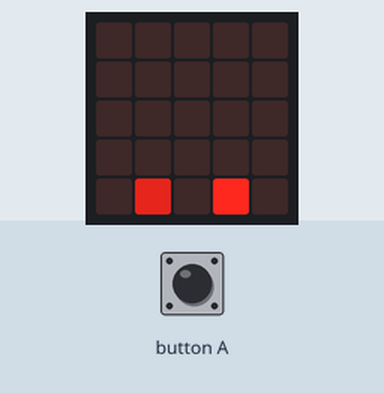
This program was run on a simulated BBC micro:bit (MakeCode). Parts: the board's 5×5 LED display. The inputs (shaded band) are chosen by the test bench. Dim RGB values are drawn brighter than linear; random numbers come from a fixed seed.

Above: at 3.1 s.
3.2 s: button A pressed for 3.2 s
At 4.9 s:
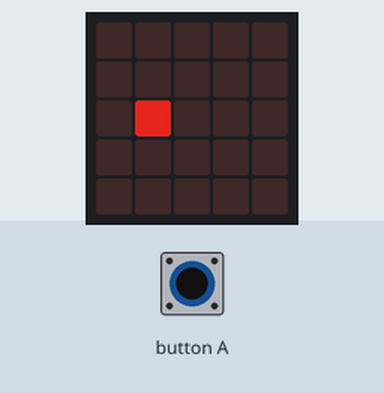
7.0 s: button A pressed for 0.15 s
At 7.4 s:
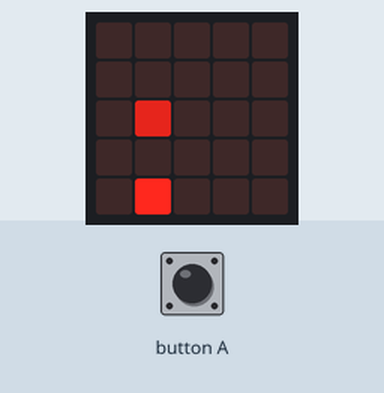
7.7 s: button A pressed for 3.2 s
At 10.13 s:
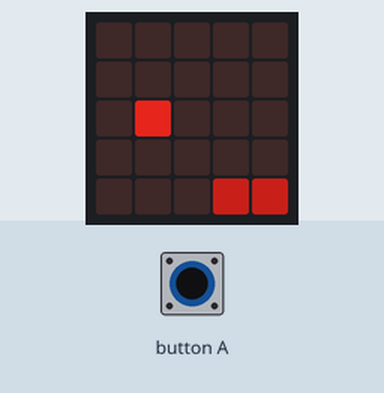
11.5 s: button A pressed for 1 s
At 11.96 s:
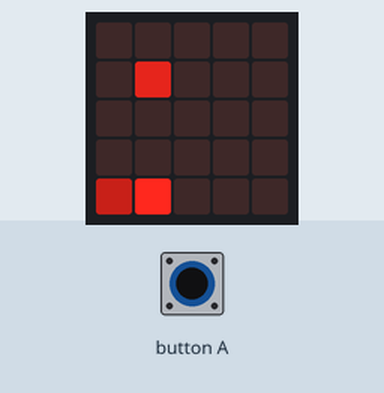
15.5 s: button A pressed for 1 s
At 16.42 s:
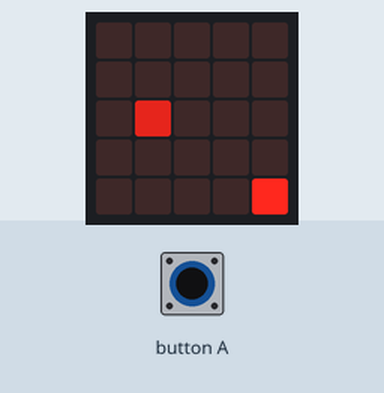
17.1 s: button A pressed for 0.15 s
At 17.58 s:
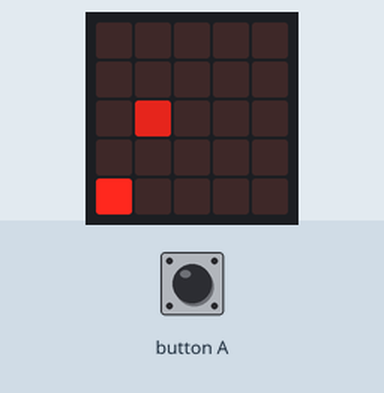

Measured:
- what the display in image 1 shows lasts 0.5 s, from 4.6 s to 5.1 s

The program:

main.ts
```typescript
function die () {
    music.playTone(262, music.beat(BeatFraction.Half))
}
function newJumpPad () {
    jumpPad = 1
    platform_4 = game.createSprite(4, 4)
    platform_4.set(LedSpriteProperty.Brightness, 180)
    platform_4.set(LedSpriteProperty.Blink, 100)
    basic.pause(tick)
    platform_4.set(LedSpriteProperty.Blink, 0)
    platform_4.set(LedSpriteProperty.Brightness, 255)
    platform_3 = game.createSprite(3, 4)
    platform_3.set(LedSpriteProperty.Blink, 100)
    platform_3.set(LedSpriteProperty.Brightness, 180)
    basic.pause(tick)
    platform_3.set(LedSpriteProperty.Blink, 0)
    platform_3.set(LedSpriteProperty.Brightness, 255)
    platform_2 = game.createSprite(2, 4)
    platform_2.set(LedSpriteProperty.Brightness, 180)
    platform_2.set(LedSpriteProperty.Blink, 100)
    basic.pause(tick)
    platform_2.set(LedSpriteProperty.Blink, 0)
    platform_2.set(LedSpriteProperty.Brightness, 255)
    platform_1 = game.createSprite(1, 4)
    platform_1.set(LedSpriteProperty.Brightness, 180)
    platform_1.set(LedSpriteProperty.Blink, 100)
    if (platform_1.isTouching(player)) {
        player.change(LedSpriteProperty.Y, -1)
        basic.pause(50)
        player.change(LedSpriteProperty.Y, -1)
        basic.pause(tick - 50)
    } else {
        basic.pause(tick)
    }
    platform_0 = game.createSprite(0, 4)
    platform_0.set(LedSpriteProperty.Brightness, 180)
    platform_0.set(LedSpriteProperty.Blink, 100)
    basic.pause(tick)
    platform_1.set(LedSpriteProperty.Blink, 0)
    platform_4.delete()
    platform_1.set(LedSpriteProperty.Brightness, 255)
    platform_1.set(LedSpriteProperty.Blink, 0)
    if (platform_1.isTouching(player)) {
        die()
    }
    basic.pause(tick)
    platform_3.delete()
    if (platform_1.isTouching(player)) {
        die()
    }
    basic.pause(tick)
    platform_2.delete()
    if (platform_1.isTouching(player)) {
        die()
    }
    basic.pause(tick)
    platform_1.delete()
    basic.pause(tick)
    player.change(LedSpriteProperty.Y, 1)
    basic.pause(30)
    player.change(LedSpriteProperty.Y, 1)
    platform_0.delete()
    jumpPad = 0
}
function newPlatform () {
    platform_4 = game.createSprite(4, 4)
    platform_4.set(LedSpriteProperty.Brightness, 100)
    basic.pause(tick)
    platform_3 = game.createSprite(3, 4)
    platform_3.set(LedSpriteProperty.Brightness, 100)
    basic.pause(tick)
    platform_2 = game.createSprite(2, 4)
    platform_2.set(LedSpriteProperty.Brightness, 100)
    basic.pause(tick)
    platform_1 = game.createSprite(1, 4)
    platform_1.set(LedSpriteProperty.Brightness, 100)
    if (platform_1.isTouching(player)) {
        die()
    }
    basic.pause(tick)
    platform_0 = game.createSprite(0, 4)
    platform_0.set(LedSpriteProperty.Brightness, 100)
    basic.pause(tick)
    platform_4.delete()
    basic.pause(tick)
    platform_3.delete()
    basic.pause(tick)
    platform_2.delete()
    basic.pause(tick)
    platform_1.delete()
    basic.pause(tick)
    platform_0.delete()
    if (player.get(LedSpriteProperty.Y) == 3) {
        player.change(LedSpriteProperty.Y, 1)
    }
}
function jump () {
    player.change(LedSpriteProperty.Y, -1)
    basic.pause(50)
    player.change(LedSpriteProperty.Y, -1)
    basic.pause(500)
    if (gameMode == "robot" && input.buttonIsPressed(Button.A)) {
        basic.pause(500)
    }
    player.change(LedSpriteProperty.Y, 1)
    for (let index = 0; index < 2; index++) {
        if (jumpPad == 1 || platform_1.isDeleted() || player.get(LedSpriteProperty.Y) <= 2) {
            basic.pause(50)
            player.change(LedSpriteProperty.Y, 1)
        }
    }
}
function spiderJump () {
    playerY = player.get(LedSpriteProperty.Y)
    if (spiderPosition == 0) {
        for (let index = 0; index < playerY; index++) {
            player.change(LedSpriteProperty.Y, -1)
            basic.pause(20)
        }
        spiderPosition = 1
    } else {
        for (let index = 0; index < 4 - playerY; index++) {
            player.change(LedSpriteProperty.Y, 1)
            basic.pause(20)
        }
        spiderPosition = 0
    }
    basic.pause(50)
}
function newSpike (num: number) {
    spike = game.createSprite(4, num)
    spike.set(LedSpriteProperty.Brightness, 255)
    basic.pause(tick)
    if (spike.isTouching(platform_4)) {
        spike.change(LedSpriteProperty.Y, -1)
    }
    for (let index = 0; index < 4; index++) {
        spike.change(LedSpriteProperty.X, -1)
        if (player.isTouching(spike)) {
            die()
        }
        basic.pause(tick)
    }
    spike.delete()
}
function portal (nextLevel: string) {
    basic.pause(2000)
    tick = 300
    speed = 3
    portal1 = game.createSprite(3, 2)
    portal2 = game.createSprite(4, 3)
    portal3 = game.createSprite(3, 4)
    portal1.set(LedSpriteProperty.Brightness, 200)
    portal2.set(LedSpriteProperty.Brightness, 180)
    portal3.set(LedSpriteProperty.Brightness, 200)
    for (let index = 0; index < 4; index++) {
        basic.pause(300)
        portal1.change(LedSpriteProperty.X, -1)
        portal2.change(LedSpriteProperty.X, -1)
        portal3.change(LedSpriteProperty.X, -1)
    }
    gameMode = nextLevel
    if (gameMode == "normal" || gameMode == "robot") {
        for (let index = 0; index < 4; index++) {
            portal1.change(LedSpriteProperty.Y, 1)
            basic.pause(20)
        }
    }
    spiderPosition = 0
    portal1.delete()
    portal2.delete()
    portal3.delete()
}
let time = 0
let portal3: game.LedSprite = null
let portal2: game.LedSprite = null
let portal1: game.LedSprite = null
let speed = 0
let spike: game.LedSprite = null
let spiderPosition = 0
let playerY = 0
let platform_0: game.LedSprite = null
let platform_2: game.LedSprite = null
let platform_3: game.LedSprite = null
let gameMode = ""
let tick = 0
let player: game.LedSprite = null
let jumpPad = 0
let platform_4: game.LedSprite = null
let platform_1: game.LedSprite = null
platform_1 = game.createSprite(1, 4)
platform_4 = game.createSprite(1, 4)
jumpPad = 0
platform_1.delete()
platform_4.delete()
player = game.createSprite(1, 4)
tick = 300
gameMode = "normal"
player.set(LedSpriteProperty.Brightness, 175)
basic.forever(function () {
    basic.pause(1000)
    time += 1
    if (gameMode == "normal") {
        if (time >= 20) {
            tick = 200
        }
        if (time >= 40) {
            portal("spider")
        }
    }
    if (gameMode == "spider") {
        if (time >= 60) {
            tick = 200
        }
        if (time >= 80) {
            tick = 150
        }
        if (time >= 100) {
            portal("robot")
        }
    }
    if (gameMode == "robot") {
        if (time >= 120) {
            tick = 150
        }
    }
})
basic.forever(function () {
    basic.pause(randint(2000, 5000))
    if (gameMode == "normal" || gameMode == "robot") {
        newSpike(4)
    }
})
basic.forever(function () {
    if (gameMode == "spider") {
        basic.pause(randint(50 * speed, 150 * speed))
        if (Math.randomBoolean()) {
            newSpike(0)
        } else {
            newSpike(4)
        }
    }
})
basic.forever(function () {
    basic.pause(randint(5000, 10000))
    if (gameMode == "normal" || gameMode == "robot") {
        if (randint(0, 2) <= 1) {
            newPlatform()
        } else {
            newJumpPad()
        }
    }
})
basic.forever(function () {
    if (input.buttonIsPressed(Button.A)) {
        if (gameMode == "spider") {
            spiderJump()
        } else {
            jump()
        }
    }
})
```

test.ts
```typescript
// här hamnar tester och detta kompileras inte när det här paketet används som ett tillägg.
```
